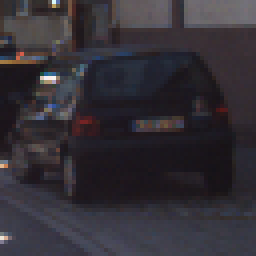
#> input picture synapse2/Data/vehicles/KITTI_extracted/1036.png, 64 x 64 px (shown 4 times larger); its folder holds 4 pictures in this run
$ python Training_classifier.py
#> lines starting #> are read from the running program, lines starting #| are printed output that depends on the picture
from sklearn.svm import LinearSVC
import glob
import cv2
import numpy as np
from sklearn.preprocessing import StandardScaler
from sklearn.model_selection import train_test_split
import pickle

def read_img_to_list(path,size):
#> called with path = 'Data/vehicles/KITTI_extracted/*', size = (64, 128)
    image_list = []
    print('load image... from ',path)
    for name in glob.glob(path):
        img = cv2.imread(name)
#> img is the input picture: shape (64, 64, 3); mean B, G, R 54, 47.4, 51.5
        resized_img = cv2.resize(img,(size[0],size[1]))
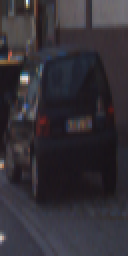
#> resized_img: shape (128, 64, 3) (shown 2 times larger); mean B, G, R 54.1, 47.5, 51.6
        image_list.append(resized_img)
#> pass 2 of the loop in read_img_to_list, `for name in glob.glob(path):`:
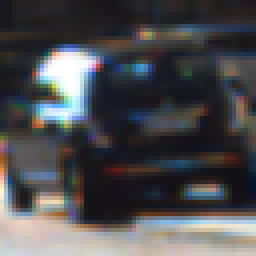
#> input picture synapse2/Data/vehicles/KITTI_extracted/1139.png, 64 x 64 px (shown 4 times larger)
#> in read_img_to_list, img is the input picture: shape (64, 64, 3); mean B, G, R 79.2, 76.8, 76.8
#> in read_img_to_list, `resized_img = cv2.resize(img,(size[0],size[1]))`:
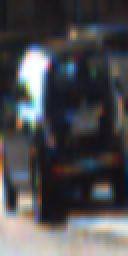
#> resized_img: shape (128, 64, 3) (shown 2 times larger); mean B, G, R 79.3, 76.9, 76.9
#> pass 3 of the loop in read_img_to_list, `for name in glob.glob(path):`:
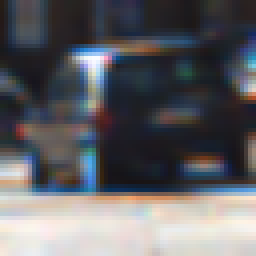
#> input picture synapse2/Data/vehicles/KITTI_extracted/1140.png, 64 x 64 px (shown 4 times larger)
#> in read_img_to_list, img is the input picture: shape (64, 64, 3); mean B, G, R 100.7, 96.7, 96.7
#> in read_img_to_list, `resized_img = cv2.resize(img,(size[0],size[1]))`:
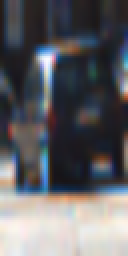
#> resized_img: shape (128, 64, 3) (shown 2 times larger); mean B, G, R 100.9, 96.8, 96.8
#> the loop made 4 passes; the first 3 are shown
    print('complete load image... from ',path)
    return image_list

def get_hog_feature(img_list):
    hog_list = []
    hog = cv2.HOGDescriptor()
    for img in img_list:
        hog_list.append(hog.compute(img).reshape(-1))
    return hog_list


def merge_dataset(dataset1,dataset2,dataset3):
    unsacled_x = np.vstack((dataset1,dataset2,dataset3)).astype(np.float64)
    scaler = StandardScaler().fit(unsacled_x)
    x = scaler.transform(unsacled_x)
    len_dataset1 = len(dataset1)
    len_dataset2 = len(dataset2)
    len_dataset3 = len(dataset3)
    y = np.hstack((np.ones(len_dataset1),np.zeros(len_dataset2),np.ones(len_dataset3)+1))

    #save scaler
    filename = 'own_model/scaler_car_pedestrian_classifier.pkl'
    pickle.dump(scaler, open(filename, 'wb'))
    return x,y

def main():
    #read data and change image to vector use hog size 64,128
    path_vehicle = 'Data/vehicles/KITTI_extracted/*'
    path_nonvehicle = 'Data/non-vehicles/Extras/*'
    path_pedestrian = 'Data/pedestrian_data/positive (64X64)/*'

    vehicle_imgs = read_img_to_list(path_vehicle,(64,128))
    vehicle_hog_list = get_hog_feature(vehicle_imgs)

    nonvehicle_imgs = read_img_to_list(path_nonvehicle,(64,128))
    nonvehicle_hog_list = get_hog_feature(nonvehicle_imgs)

    pedestrian_imgs = read_img_to_list(path_pedestrian,(64,128))
    pedestrian_hog_list = get_hog_feature(pedestrian_imgs)

    # adjust dataset and train test split use test_size 20 percent
    x,y = merge_dataset(vehicle_hog_list,nonvehicle_hog_list,pedestrian_hog_list)
    x_train, x_test, y_train, y_test = train_test_split(x,y,test_size=0.2,random_state=42)


    # training data use Lienar svm model
    print('Training Model....')
    svm_clf = LinearSVC()
    svm_clf.fit(x_train, y_train)
    accuracy = svm_clf.score(x_test,y_test)
    print('accuracy: ',accuracy)
    # save the model to disk
    filename = 'own_model/LinearSvm_car_pedestrian_classifier.sav'
    pickle.dump(svm_clf, open(filename, 'wb'))


if __name__ == "__main__":
#> (the run stopped early here; a loop or call above may not have finished)
